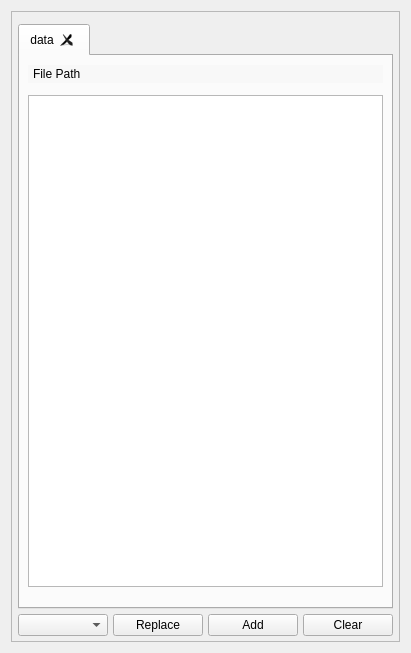
<?xml version="1.0" encoding="UTF-8"?>
<ui version="4.0">
 <class>Form</class>
 <widget class="QWidget" name="Form">
  <property name="geometry">
   <rect>
    <x>0</x>
    <y>0</y>
    <width>411</width>
    <height>653</height>
   </rect>
  </property>
  <property name="windowTitle">
   <string>Form</string>
  </property>
  <layout class="QVBoxLayout" name="verticalLayout_2">
   <item>
    <widget class="QScrollArea" name="scrollArea">
     <property name="widgetResizable">
      <bool>true</bool>
     </property>
     <widget class="QWidget" name="scrollAreaWidgetContents">
      <property name="geometry">
       <rect>
        <x>0</x>
        <y>0</y>
        <width>385</width>
        <height>627</height>
       </rect>
      </property>
      <layout class="QVBoxLayout" name="verticalLayout">
       <property name="spacing">
        <number>5</number>
       </property>
       <property name="leftMargin">
        <number>6</number>
       </property>
       <property name="topMargin">
        <number>12</number>
       </property>
       <property name="rightMargin">
        <number>6</number>
       </property>
       <property name="bottomMargin">
        <number>5</number>
       </property>
       <item>
        <widget class="QTabWidget" name="tabWidget">
         <property name="currentIndex">
          <number>0</number>
         </property>
         <property name="tabsClosable">
          <bool>true</bool>
         </property>
         <widget class="QWidget" name="TabWidgetPage2">
          <attribute name="title">
           <string>data</string>
          </attribute>
          <layout class="QVBoxLayout" name="verticalLayout_5">
           <property name="spacing">
            <number>12</number>
           </property>
           <property name="leftMargin">
            <number>8</number>
           </property>
           <property name="rightMargin">
            <number>8</number>
           </property>
           <property name="bottomMargin">
            <number>20</number>
           </property>
           <item>
            <widget class="QLabel" name="filePath_FTV">
             <property name="styleSheet">
              <string notr="true">QLabel {
    background-color: rgb(248, 248, 248);
    border: none;
    padding: 2px;
}</string>
             </property>
             <property name="text">
              <string>File Path</string>
             </property>
            </widget>
           </item>
           <item>
            <widget class="QTableView" name="tableView">
             <property name="styleSheet">
              <string notr="true">QLabel {
    background-color: white;
    border: none; /* This removes the border */
    padding: 2px;
}</string>
             </property>
             <property name="alternatingRowColors">
              <bool>true</bool>
             </property>
             <property name="gridStyle">
              <enum>Qt::DotLine</enum>
             </property>
            </widget>
           </item>
          </layout>
         </widget>
        </widget>
       </item>
       <item>
        <widget class="QWidget" name="widget" native="true">
         <layout class="QGridLayout" name="gridLayout">
          <property name="leftMargin">
           <number>0</number>
          </property>
          <property name="topMargin">
           <number>0</number>
          </property>
          <property name="rightMargin">
           <number>0</number>
          </property>
          <property name="bottomMargin">
           <number>0</number>
          </property>
          <property name="horizontalSpacing">
           <number>5</number>
          </property>
          <property name="verticalSpacing">
           <number>0</number>
          </property>
          <item row="0" column="2">
           <widget class="QPushButton" name="replaceButton">
            <property name="toolTip">
             <string>Replace graph with new selection</string>
            </property>
            <property name="text">
             <string>Replace</string>
            </property>
           </widget>
          </item>
          <item row="0" column="3">
           <widget class="QPushButton" name="addButton">
            <property name="toolTip">
             <string>Add selection to graph</string>
            </property>
            <property name="text">
             <string>Add</string>
            </property>
           </widget>
          </item>
          <item row="0" column="1">
           <widget class="QComboBox" name="autoBox">
            <property name="toolTip">
             <string>&lt;html&gt;&lt;head/&gt;&lt;body&gt;&lt;p&gt;Modes:&lt;br/&gt;Auto-replace&lt;br/&gt;Auto-add&lt;br/&gt;Auto-off&lt;/p&gt;&lt;/body&gt;&lt;/html&gt;</string>
            </property>
           </widget>
          </item>
          <item row="0" column="4">
           <widget class="QPushButton" name="clearButton">
            <property name="sizePolicy">
             <sizepolicy hsizetype="Minimum" vsizetype="Fixed">
              <horstretch>0</horstretch>
              <verstretch>0</verstretch>
             </sizepolicy>
            </property>
            <property name="toolTip">
             <string>Clear graph</string>
            </property>
            <property name="text">
             <string>Clear</string>
            </property>
           </widget>
          </item>
         </layout>
        </widget>
       </item>
      </layout>
     </widget>
    </widget>
   </item>
  </layout>
 </widget>
 <resources/>
 <connections/>
</ui>
